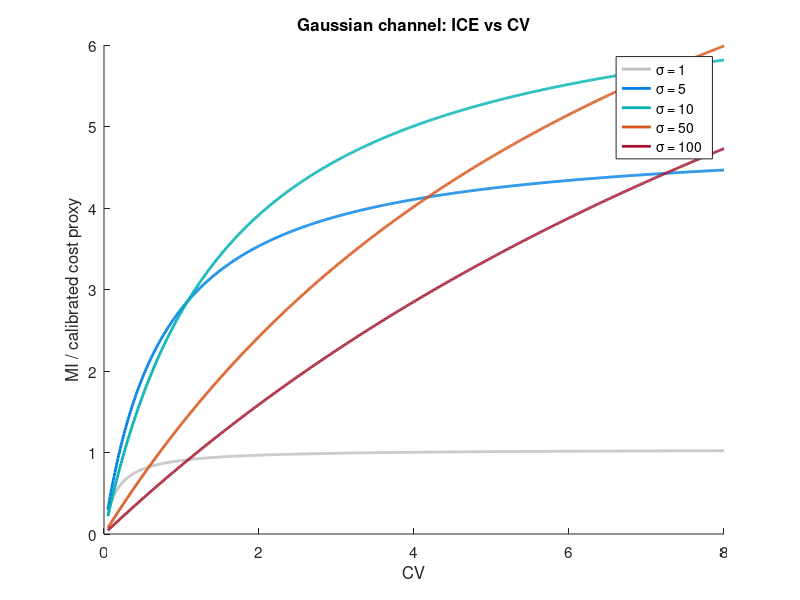

The MATLAB source for this figure:
%% figure3_panelD.m — Gaussian channel ICE vs CV (for Fig. 4G overlay)
%
%  Signal:  r ~ N(mu, sigma^2),  sigma fixed per curve
%  Channel: y = r + n,  n ~ N(0, sigma_n^2)
%  MI  = 0.5 * log2(1 + sigma^2 / sigma_n^2)   [bits]   — constant per sigma
%  Cost proxy = 2.4 + 0.37 * mu                 [calibrated proxy units]
%  CV  = sigma / mu  =>  mu = sigma / CV
%  ICE = MI / calibrated cost proxy
%
%  Sweep sigma = {1, 5, 10, 50, 100}, sigma_n = 1

clear; clc; close all;

%% Parameters
sigma_n   = 1.0;
sigma_set = [1, 5, 10, 50, 100];
R0        = 5;                              % observation rate [Hz]
CV_vec    = 0.05:0.01:8;

nS  = length(sigma_set);
nCV = length(CV_vec);

%% Compute ICE curves
MI_vals    = zeros(nS, 1);                  % bits per channel use
MI_rate    = zeros(nS, 1);                  % bits/s
ICE_curves = zeros(nS, nCV);

for si = 1:nS
    sig = sigma_set(si);
    MI_vals(si) = 0.5 * log2(1 + sig^2 / sigma_n^2);
    MI_rate(si) = MI_vals(si) * R0;         % bits/s
    mu_vec = sig ./ CV_vec;
    C_vec  = 2.4 + 0.37 * mu_vec;
    ICE_curves(si, :) = MI_rate(si) ./ C_vec;
end

%% Print MI values
fprintf('\n  sigma   MI [bits]   MI_rate [bits/s]   ICE_max [proxy^-1 bits]\n');
fprintf('  -----   ---------   ---------------   ----------------\n');
for si = 1:nS
    fprintf('  %4d    %.4f      %.4f            %.4f\n', ...
        sigma_set(si), MI_vals(si), MI_rate(si), MI_rate(si) / 2.4);
end
fprintf('\n');

%% Plot
figure;
set(gcf, 'Color', 'w', 'Position', [200 200 600 450]);

cmap = [0.75 0.75 0.75;     % gray    sigma=1
        0.00 0.50 0.90;     % blue    sigma=5
        0.00 0.70 0.70;     % teal    sigma=10
        0.85 0.33 0.10;     % orange  sigma=50
        0.64 0.08 0.18];    % crimson sigma=100

hold on;
hleg = zeros(nS, 1);
for si = 1:nS
    hleg(si) = plot(CV_vec, ICE_curves(si,:), '-', ...
        'Color', cmap(si,:), 'LineWidth', 2);
end

xlabel('CV', 'FontSize', 13);
ylabel('MI / calibrated cost proxy', 'FontSize', 13);
title('Gaussian channel: ICE vs CV', 'FontSize', 14, 'FontWeight', 'bold');
set(gca, 'FontSize', 11);
xlim([0 8]);

legend(hleg, arrayfun(@(s) sprintf('\\sigma = %d', s), sigma_set, ...
    'UniformOutput', false), 'Location', 'northeast', 'FontSize', 10);

box off;
